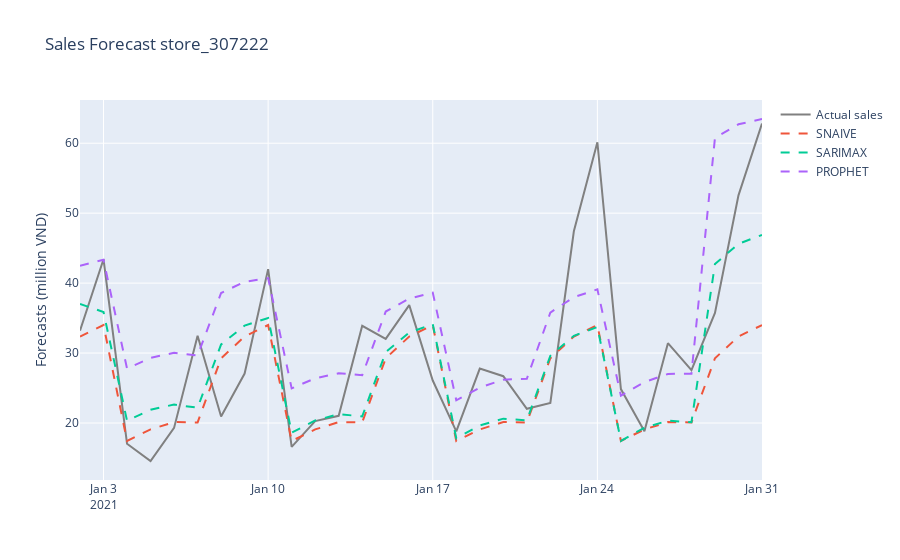

Notebook code cell kept with this figure:
### Code cell
fig = go.Figure()

store = sample_ls[0]
x = sample_fc.loc[store,'fc_SNAIVE'].index

fig.add_trace(go.Scatter(x=x, 
                         y=sample_fc.loc[store,'sales'], 
                         name='Actual sales',
                         line={'color': 'grey'},
                         ))
fig.add_trace(go.Scatter(x=x, 
                         y=sample_fc.loc[store,'fc_SNAIVE'].values, 
                         name='SNAIVE',
                         line={'dash': 'dash'},
                         ))
fig.add_trace(go.Scatter(x=x, 
                         y=sample_fc.loc[store,'fc_ARIMA'], 
                         name='SARIMAX',
                         line={'dash': 'dash'},
                         ))
fig.add_trace(go.Scatter(x=x, 
                         y=sample_fc.loc[store,'fc_PROPHET']['yhat'].values, 
                         name='PROPHET',
                         line={'dash': 'dash'},
                         ))
fig.update_layout(title='Sales Forecast ' + store)
fig.update_yaxes(title_text='Forecasts (million VND)')

fig.show()
